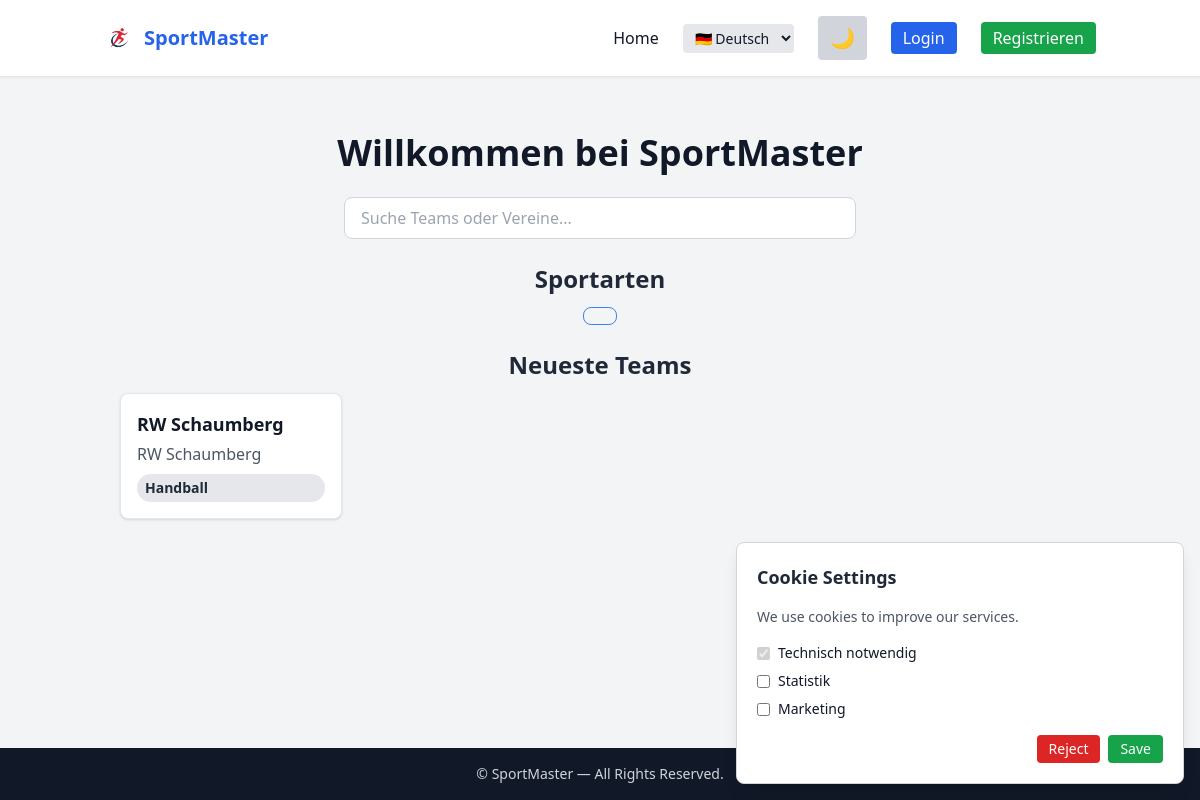
The page / on the database its author committed.
### team/models.py (models this page shows, shortened)
class Team(models.Model):
    name = models.CharField(max_length=255)
    club = models.ForeignKey("club.Club", on_delete=models.CASCADE)
    age_group = models.ForeignKey(AgeGroup, on_delete=models.SET_NULL, null=True)
    sport = models.ForeignKey(Sport, on_delete=models.SET_NULL, null=True)
    players = models.ManyToManyField("accounts.CustomUser", related_name="teams", blank=True)
    trainers = models.ManyToManyField("accounts.CustomUser", related_name="coached_teams", blank=True)
    cashier = models.ForeignKey(settings.AUTH_USER_MODEL, null=True, blank=True, on_delete=models.SET_NULL, related_name='cashier_for_teams')
    short_code = models.CharField(max_length=20, blank=True)
    created_at = models.DateTimeField(auto_now_add=True)
    updated_at = models.DateTimeField(auto_now=True)
    additional_info = models.TextField(null=True, blank=True)
    slug = models.SlugField(unique=True)

### club/models.py (models this page shows, shortened)
class Club(models.Model):
    name = models.CharField(max_length=255)
    federation = models.ForeignKey("federation.Federation", null=True, blank=True, on_delete=models.SET_NULL)
    address = models.TextField(blank=True)
    contact_email = models.EmailField(null=True,blank=True)
    phone = models.CharField(max_length=50, blank=True)
    slug = models.SlugField(unique=True)
    created_at = models.DateTimeField(auto_now_add=True)
    updated_at = models.DateTimeField(auto_now=True)
    additional_info = models.TextField(null=True, blank=True)
    website = models.URLField(null=True, blank=True)
    sport = models.ForeignKey(Sport, on_delete=models.SET_NULL, null=True)

### accounts/models.py (models this page shows, shortened)
class Sport(models.Model):
    name = models.CharField(max_length=50, unique=True)
    slug = models.SlugField(max_length=50, unique=True, blank=True)  # <--- Feld hinzufügen
    def __str__(self):
        return self.name

### public/views.py (the view)
# urls.py: path("", views.home, name="home"),
def home(request):
    sports = Team.objects.values_list("sport", flat=True).distinct().order_by("sport")
    latest_teams = Team.objects.select_related("club", "age_group")[:12]
    my_teams = None
    if request.user.is_authenticated:
        my_teams = request.user.teams.select_related("club", "age_group")
    context = {
        "sports": sports,
        "latest_teams": latest_teams,
        "my_teams": my_teams,
    }
    return render(request, "core/home.html", context)

### public/templates/core/home.html (shortened to what this page needs)
{% extends "base.html" %}
{% block content %}
<div class="w-full px-4 mt-6">
    <h1 class="text-3xl md:text-4xl font-bold mb-6 text-gray-900 dark:text-gray-100 text-center">
        Willkommen bei SportMaster
    </h1>
    <div class="flex justify-center mb-6">
        <form method="GET" action="{% url 'search' %}" class="w-full max-w-lg">
            <input type="text" name="q" placeholder="Suche Teams oder Vereine..."
                   class="w-full px-4 py-2 rounded-lg border border-gray-300 dark:border-gray-600 bg-white dark:bg-gray-800 text-gray-900 dark:text-gray-100 focus:outline-none focus:ring-2 focus:ring-blue-500 dark:focus:ring-blue-400 transition" />
        </form>
    </div>
    <h2 class="text-2xl font-semibold mb-3 text-gray-800 dark:text-gray-200 text-center">Sportarten</h2>
    <div class="flex flex-wrap justify-center gap-3 mb-6">
        {% for sport in sports %}
            <a href="{% url 'sports_overview' sport %}"
               class="px-4 py-2 rounded-lg border border-blue-500 text-blue-500 dark:text-blue-400 dark:border-blue-400 hover:bg-blue-500 hover:text-white dark:hover:bg-blue-400 dark:hover:text-gray-900 transition">
            </a>
        {% empty %}
            <p class="text-gray-600 dark:text-gray-400">Keine Sportarten verfügbar.</p>
        {% endfor %}
    </div>
    <h2 class="text-2xl font-semibold mb-3 text-gray-800 dark:text-gray-200 text-center">Neueste Teams</h2>
    {% if latest_teams %}
        <div class="grid grid-cols-1 sm:grid-cols-2 md:grid-cols-3 lg:grid-cols-4 gap-6">
            {% for team in latest_teams %}
                <a href="{% url 'team_public' team.slug %}"
                   class="block border rounded-lg bg-white dark:bg-gray-800 border-gray-200 dark:border-gray-700 shadow hover:shadow-lg transition p-4 flex flex-col justify-between">
                    <div>
                        <h3 class="font-bold text-lg text-gray-900 dark:text-gray-100 mb-1">{{ team.name }}</h3>
                        <p class="text-gray-600 dark:text-gray-300 mb-2">{{ team.club.name }}</p>
                    </div>
                    <span class="inline-block px-2 py-1 rounded-full text-sm font-semibold bg-gray-200 dark:bg-gray-700 text-gray-800 dark:text-gray-200">
                        {{ team.sport }}
                    </span>
                </a>
            {% endfor %}
        </div>
    {% else %}
        <p class="text-gray-600 dark:text-gray-400 text-center">Keine Teams gefunden.</p>
    {% endif %}
</div>
{% endblock %}

### rows shown on the page
Team: name "RW Schaumberg", club.name "RW Schaumberg", sport "Handball"
